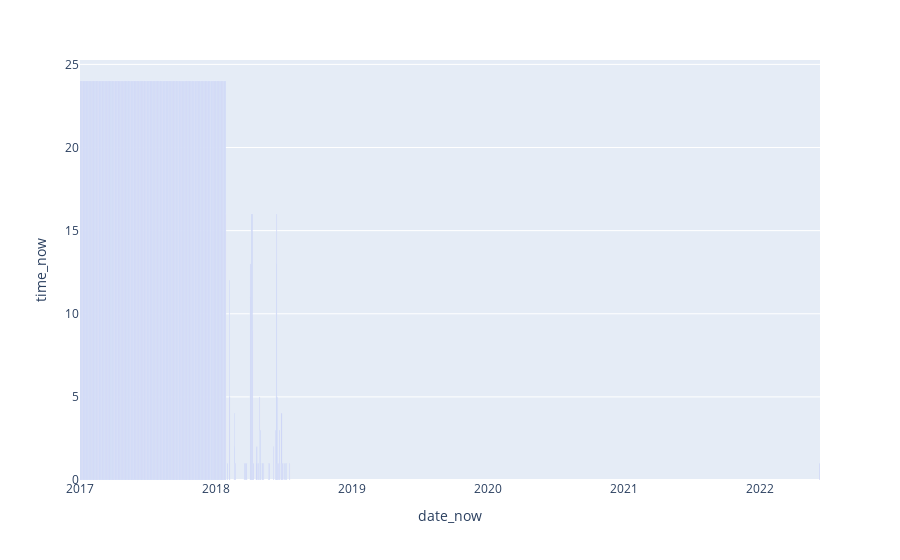

Here is the notebook cell this chart was saved with:
### Code cell
px.bar(df1,'date_now','time_now')
#based on this observation we should only consider records made after 2018

### Figure 1 — Plotly figure (JSON) as saved in the notebook; plotly's stock layout.template omitted (floating-point values rounded to 4 significant figures; data arrays with more than 128 entries replaced by an {"elided": "..."} marker saying what was removed)
{"data": [{"alignmentgroup": "True", "hovertemplate": "date_now=%{x}<br>time_now=%{y}<extra></extra>", "legendgroup": "", "marker": {"color": "#636efa", "pattern": {"shape": ""}}, "name": "", "offsetgroup": "", "orientation": "v", "showlegend": false, "textposition": "auto", "type": "bar", "x": {"elided": "439 str values"}, "xaxis": "x", "y": {"elided": "439 int values"}, "yaxis": "y"}], "layout": {"barmode": "relative", "legend": {"tracegroupgap": 0}, "margin": {"t": 60}, "xaxis": {"anchor": "y", "domain": [0, 1], "title": {"text": "date_now"}}, "yaxis": {"anchor": "x", "domain": [0, 1], "title": {"text": "time_now"}}}}
